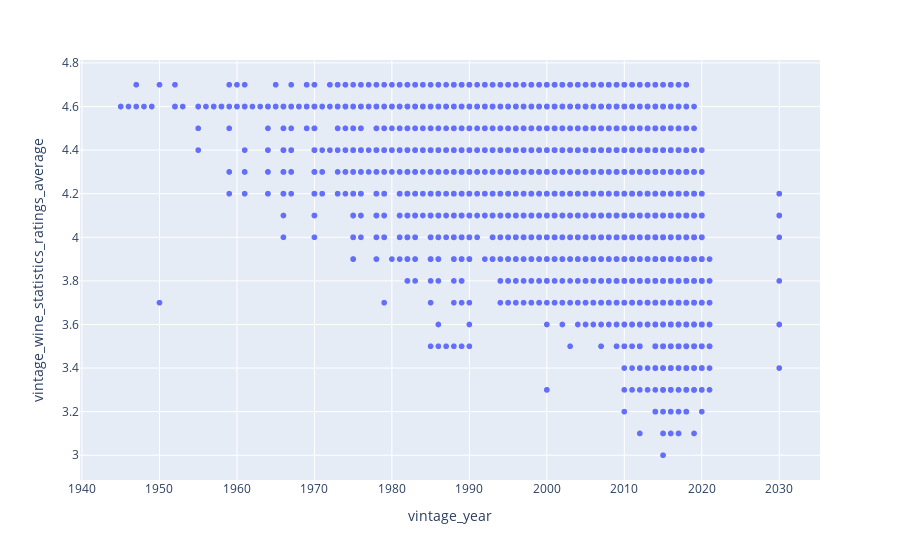

The notebook cell this image was saved under:
### Code cell
px.scatter(df, x="vintage_year", y="vintage_wine_statistics_ratings_average")

### Figure 1 — Plotly figure (JSON) as saved in the notebook; plotly's stock layout.template omitted (floating-point values rounded to 4 significant figures; data arrays with more than 128 entries replaced by an {"elided": "..."} marker saying what was removed)
{"data": [{"hovertemplate": "vintage_year=%{x}<br>vintage_wine_statistics_ratings_average=%{y}<extra></extra>", "legendgroup": "", "marker": {"color": "#636efa", "symbol": "circle"}, "mode": "markers", "name": "", "showlegend": false, "type": "scattergl", "x": {"elided": "17052 int values"}, "xaxis": "x", "y": {"elided": "17052 float values"}, "yaxis": "y"}], "layout": {"legend": {"tracegroupgap": 0}, "margin": {"t": 60}, "xaxis": {"anchor": "y", "domain": [0, 1], "title": {"text": "vintage_year"}}, "yaxis": {"anchor": "x", "domain": [0, 1], "title": {"text": "vintage_wine_statistics_ratings_average"}}}}
